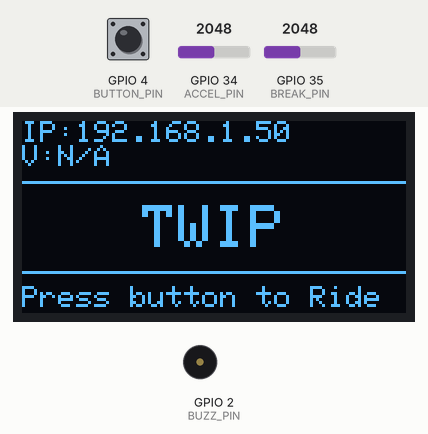
Simulated run of this program. Board: ESP32. Shown: 128×64 one-colour display, buzzer (waves = sounding, pin HIGH). Inputs (shaded band) come from the test bench; at power-on: GPIO 4 (BUTTON_PIN) LOW, GPIO 34 (ACCEL_PIN) = 2048, GPIO 35 (BREAK_PIN) = 2048. WiFi joins after 1.5 s; servers stay silent unless stated; EEPROM starts erased; what the program prints to the serial monitor is not drawn.

Above: at 8.2 s.
8.3 s: GPIO 4 (BUTTON_PIN) pulled HIGH for 0.15 s
At 9.3 s:
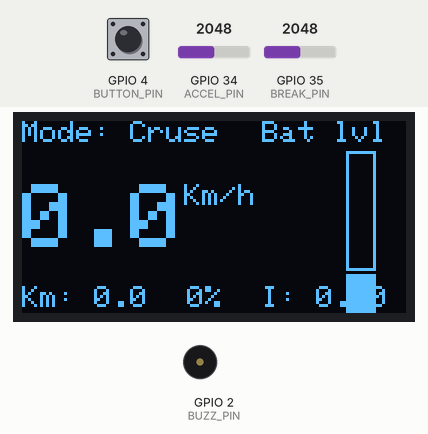
10.0 s: GPIO 34 (ACCEL_PIN) set to 2049
At 12.92 s:
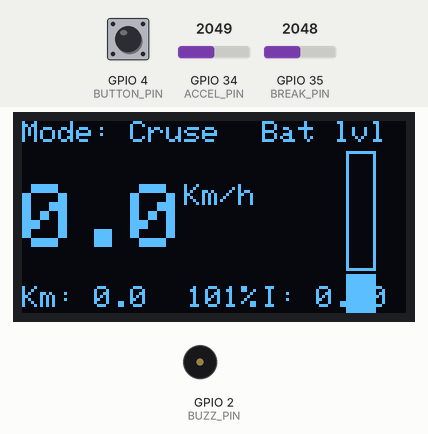
13.0 s: GPIO 4 (BUTTON_PIN) pulled HIGH for 1 s
At 14.9 s:
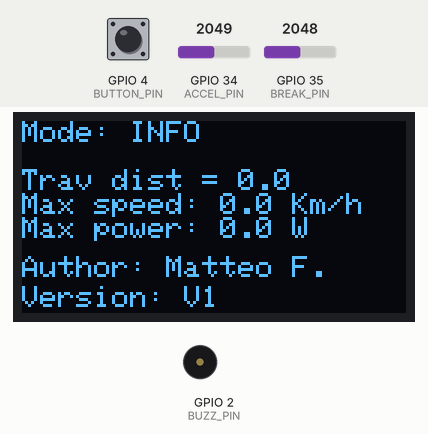
15.5 s: GPIO 4 (BUTTON_PIN) pulled HIGH for 0.15 s
At 16.8 s:
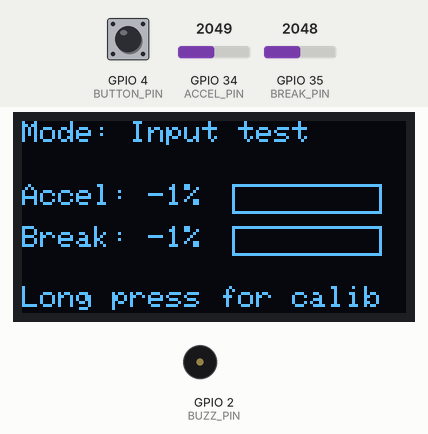
17.2 s: GPIO 4 (BUTTON_PIN) pulled HIGH for 3.2 s
At 20.5 s:
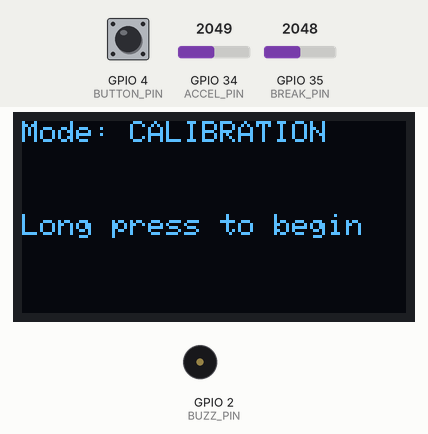
21.9 s: GPIO 4 (BUTTON_PIN) pulled HIGH for 3.2 s
At 26.0 s:
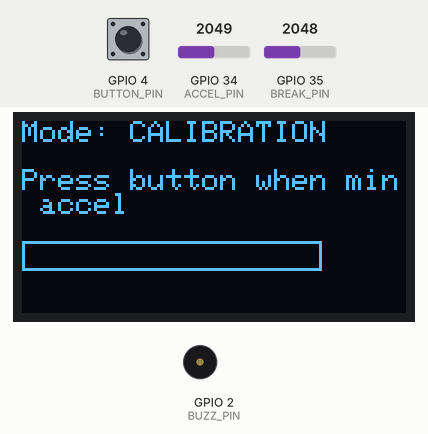
Timing chart, 0 to 27.5 s (numbered marks = the images above; inputs shaded):
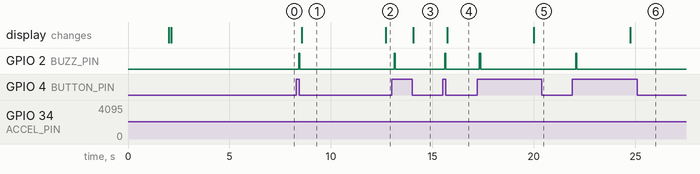

The program:

main.cpp
```cpp
#include "main.h"

BaseType_t xReturned;
TaskHandle_t screenOled_Handle = NULL;
TaskHandle_t vescControl_Handle = NULL;
TaskHandle_t break_Handle = NULL;
TaskHandle_t accel_Handle = NULL;
TaskHandle_t button_Handle = NULL;

const char *ssid = "0";
const char *password = "0";
boolean OTA = false;

void setup()
{
  //OTA update setup
  Serial.begin(115200);
  Serial.println("Booting");
  WiFi.mode(WIFI_STA);
  WiFi.begin(ssid, password);
  if (WiFi.waitForConnectResult() != WL_CONNECTED)
  {
    Serial.println();
    Serial.println("WIFI connection failed");
    Serial.println("IP address: N/A");
    Serial.println("No WiFi working mode");
    delay(1000);
  }
  else
  {
    OTA = true;
    ArduinoOTA
        .onStart([]()
                 {
                   String type;
                   if (ArduinoOTA.getCommand() == U_FLASH)
                     type = "sketch";
                   else // U_SPIFFS
                     type = "filesystem";

                   // NOTE: if updating SPIFFS this would be the place to unmount SPIFFS using SPIFFS.end()
                   Serial.println("Start updating " + type);
                 })
        .onEnd([]()
               { Serial.println("\nEnd"); })
        .onProgress([](unsigned int progress, unsigned int total)
                    { Serial.printf("Progress: %u%%\r", (progress / (total / 100))); })
        .onError([](ota_error_t error)
                 {
                   Serial.printf("Error[%u]: ", error);
                   if (error == OTA_AUTH_ERROR)
                     Serial.println("Auth Failed");
                   else if (error == OTA_BEGIN_ERROR)
                     Serial.println("Begin Failed");
                   else if (error == OTA_CONNECT_ERROR)
                     Serial.println("Connect Failed");
                   else if (error == OTA_RECEIVE_ERROR)
                     Serial.println("Receive Failed");
                   else if (error == OTA_END_ERROR)
                     Serial.println("End Failed");
                 });

    ArduinoOTA.begin();
    Serial.println();
    Serial.println("WIFI connection ready");
    Serial.print("IP address: ");
    Serial.println(WiFi.localIP());
    Serial.println("WiFi working mode");
  }

  EEPROM.begin(512);

  // Task creation of the controller
  vTaskDelay(500 / portTICK_PERIOD_MS);

  xReturned = xTaskCreatePinnedToCore(screenOled_Task, "Oled", 5120, NULL, 1, &screenOled_Handle, 0);
  if (xReturned == pdPASS)
  {
    Serial.println("\n\r");
    Serial.println("Task < " + String(pcTaskGetTaskName(screenOled_Handle)) + " > has been created !");
  }
  else
  {
    Serial.println("Failed with task creation, program exit....");
    exit(0);
  }

  xReturned = xTaskCreatePinnedToCore(vescControl_Task, "Vesc", 2048, NULL, 1, &vescControl_Handle, 1);
  if (xReturned == pdPASS)
  {
    Serial.println("Task < " + String(pcTaskGetTaskName(vescControl_Handle)) + " > has been created !");
  }
  else
  {
    Serial.println("Failed with task creation, program exit....");
    exit(0);
  }

  xReturned = xTaskCreatePinnedToCore(break_Task, "Break", 1024, NULL, 1, &break_Handle, 1);
  if (xReturned == pdPASS)
  {
    Serial.println("Task < " + String(pcTaskGetTaskName(break_Handle)) + " > has been created !");
  }
  else
  {
    Serial.println("Failed with task creation, program exit....");
    exit(0);
  }

  xReturned = xTaskCreatePinnedToCore(accel_Task, "Accel", 1024, NULL, 1, &accel_Handle, 1);
  if (xReturned == pdPASS)
  {
    Serial.println("Task < " + String(pcTaskGetTaskName(accel_Handle)) + " > has been created !");
  }
  else
  {
    Serial.println("Failed with task creation, program exit....");
    exit(0);
  }

  xReturned = xTaskCreatePinnedToCore(button_Task, "Button", 2048, NULL, 1, &button_Handle, 0);
  if (xReturned == pdPASS)
  {
    Serial.println("Task < " + String(pcTaskGetTaskName(button_Handle)) + " > has been created !");
  }
  else
  {
    Serial.println("Failed with task creation, program exit....");
    exit(0);
  }

  vTaskDelay(5000 / portTICK_PERIOD_MS);

  Serial.println();
  Serial.println("TWIP scooter ready to mingle !");
}

void loop()
{
  if (OTA)
  {
    ArduinoOTA.handle();
  }
  vTaskDelay(1 / portTICK_PERIOD_MS);
}
```

main.h
```cpp
#ifndef _MAIN_H
#define _MAIN_H

#include <Arduino.h>
#include <Wire.h>
#include <Adafruit_GFX.h>
#include <Adafruit_SH1106.h>
#include <VescUart.h>
#include <tasks.h>
#include <freertos/FreeRTOS.h>
#include <freertos/FreeRTOSConfig.h>
#include <freertos/task.h>
#include <WiFi.h>
#include <ESPmDNS.h>
#include <WiFiUdp.h>
#include <ArduinoOTA.h>

#define SCL 22
#define SDA 21
#define OLED_ADD 0x3C
#define OLED_WIDTH 128
#define OLED_HEIGHT 64
#define BUZZ_PIN 2
#define BUTTON_PIN 4
#define BREAK_PIN 35
#define ACCEL_PIN 34
#define RXD2 16
#define TXD2 17
#define TASK_NUMBER 5
#define WIFI


#endif
```

tasks.h
```cpp
#ifndef _TASKS_H
#define _TASKS_H

#include <Arduino.h>
#include <main.h>
#include <movingAvg.h>
#include <Fonts/FreeMonoBold9pt7b.h>
#include <EEPROM.h>
#include <SimpleKalmanFilter.h>
#include <math.h>

#define BUTTON_QUEUE_LEN 1
#define VESCTOSCREEN_QUEUE_LEN 1
#define SCREENTOVESC_QUEUE_LEN 1
#define BREAK_QUEUE_LEN 1
#define ACCEL_QUEUE_LEN 1
#define VESC_IDL 127
#define VESC_MAX 255
#define VESC_MIN 0
#define WHEEL_RAD 0.125
#define POLE_PAIRS 7
#define REDUCTION_RATIO 0.089
#define MAX_CURRENT 150
#define MIN_CURRENT 0
#define MAX_BAT_VOLTAGE 50.4
#define MIN_BAT_VOLATGE 33.6
#define FIRMWARE_CREATOR "Matteo F."
#define FIRMWARE_VERSION 1

enum stateMachine
{
    BOOT,
    CRUSE,
    CALIBRATION,
    INFO,
    FLAPPY,
    ACCEL_BREAK_TEST
};

enum stateCalibration
{
    BEGIN,
    ACCEL_MAX,
    ACCEL_MIN,
    BREAK_MAX,
    BREAK_MIN,
    STORAGE,
    END
};

struct dataPackage
{
    float tempFET;
    float tempMotor;
    float avgMotorCurrent;
    float avgInputCurrent;
    float dutyCycleNow;
    long rpm;
    float inpVoltage;
    float ampHours;
    float ampHoursCharged;
    long tachometer;
    long tachometerAbs;
};

struct nunchuckPackage
{
    int valueX;
    int valueY;
    bool upperButton;
    bool lowerButton;
};

void screenOled_Task(void *paramter);

void vescControl_Task(void *parameter);

void button_Task(void *parameter);

void break_Task(void *parameter);

void accel_Task(void *parameter);

int calibration_routine(Adafruit_SH1106 *display, uint32_t *max_accel, uint32_t *min_accel, uint32_t *max_break, uint32_t *min_break);

#endif
```

Source omitted: tasks.cpp (17216 bytes)

Measured:
- the behaviour switches between 2048 and 2049 on GPIO 34 (ACCEL_PIN) (found by bisection; images 1 and 2)
- after the input at 8.3 s, GPIO 2 (BUZZ_PIN): LOW → HIGH after 0.12 s, → LOW 0.05 s later; the display: changes after 0.25 s (image 1)
- after the input at 10.0 s, the display: changes after 2.7 s (image 2)
- after the input at 13.0 s, GPIO 2 (BUZZ_PIN): LOW → HIGH after 0.12 s, → LOW 0.05 s later; the display: changes after 1.1 s (image 3)
- after the input at 15.5 s, GPIO 2 (BUZZ_PIN): LOW → HIGH after 0.11 s, → LOW 0.05 s later; the display: changes after 0.24 s (image 4)
- after the input at 17.2 s, GPIO 2 (BUZZ_PIN): LOW → HIGH after 0.12 s, → LOW 0.05 s later; the display: changes after 2.8 s (image 5)
- after the input at 21.9 s, GPIO 2 (BUZZ_PIN): LOW → HIGH after 0.17 s, → LOW 0.05 s later; the display: changes after 2.8 s (image 6)
